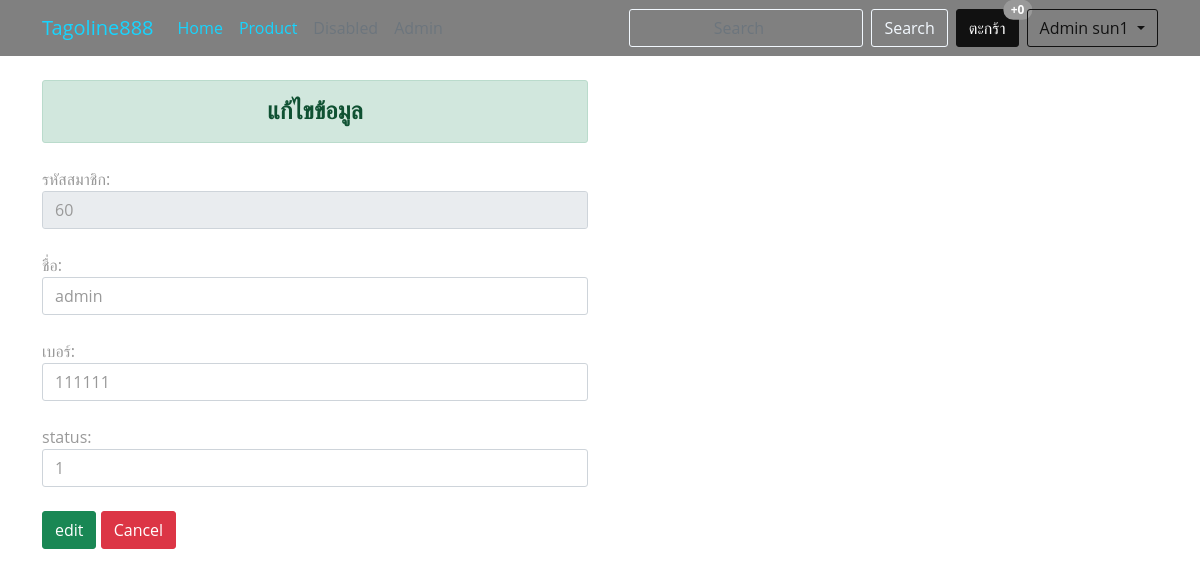
/sad/edit_customer.php?customer_id=60 (signed in), run on the app's committed database.
### tables this page shows
CREATE TABLE `member` (
  `M_id` int(5) NOT NULL,
  `name` varchar(50) NOT NULL,
  `surname` varchar(30) NOT NULL,
  `telephone` int(10) NOT NULL,
  `user` varchar(20) NOT NULL,
  `password` varchar(128) NOT NULL,
  `Lavel` int(1) NOT NULL,
  `status` int(1) NOT NULL
);

### sad/edit_customer.php (the view, shortened to what this page needs)
<?php
	include 'condb.php';
	$id=$_GET['customer_id'];
	$sql="SELECT * FROM member WHERE M_id='$id' ";
	$result=mysqli_query($conn,$sql);
	$row=mysqli_fetch_array($result);
?>
<!DOCTYPE html>
<html lang="en">
<head>
		<link href="bootstrap/css/bootstrap.min.css" rel="stylesheet" >
</head>
<body>
	<?php include 'menu.php';?>
	<div class="container">
		<div class="row">
			<div class="col-sm-6">
				<div class="h4 text-center alert alert-success mb-4 mt-4" role="alert"> แก้ไขข้อมูล </div>
				<form method="POST" action="update/update_customer.php">
					<label>รหัสสมาชิก:</label>
					<input type="text" name="id" class="form-control" readonly value=<?=$row['M_id']?> placeholder="...รหัสสมาชิก" required>  <br>
					<label>ชื่อ:</label>
					<input type="text" name="fname" class="form-control" value=<?=$row['name']?> placeholder="...ชื่อ" required> <br>
					<label>เบอร์:</label>
					<input type="number" name="telephone" class="form-control" value=<?=$row['telephone']?> placeholder="...เบอร์" required> <br>
					<label>status:</label>
					<input type="number" name="status" class="form-control" value=<?=$row['Lavel']?> placeholder="...0=user 1=admin" required> <br>
					<input type="submit" value="edit" class="btn btn-success ">
					<a href="show_customer.php" class="btn btn-danger ">Cancel</a>
				</form>
			</div>
		</div>
	</div>
</body>
</html>

### data on the page
member: id "60", fname "admin", telephone "111111", status "1"

### other printed values
$_SESSION["sum_row"] "0"
$_SESSION["firstname"] "sun1"
